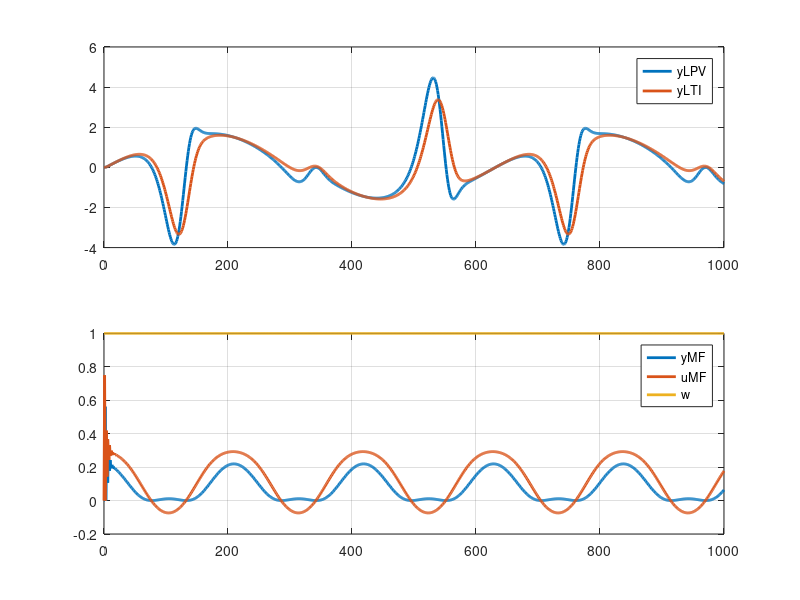

Recreate this plot in MATLAB.
clc, clear all, close all

N = 1001;

wo = 0.01;

x1   = 0;
x2   = 0;
yLTI1= 0;
yLPV1= 0;
u1   = 0;
u2   = 0;
uMF1 = 0;
yMF1 = 0;

x     = zeros(N, 1);
yLPV  = zeros(N, 1);
yLTI  = zeros(N, 1);
y2LPV = zeros(N, 1);
yMF   = zeros(N, 1);
uMF   = zeros(N, 1);
u     = zeros(N, 1);
w     = ones(N, 1);
w1    = 0;
theta = zeros(N, 1);
t     = linspace(0, 1000, N);

for k=1:N
    theta(k) =  0.5 * cos(3*wo*t(k));
    u(k)     =  sin(wo*t(k));
    a0       = -0.78 + 0.44*theta(k);
    d0       =  0.30 + 0.90*theta(k);

    % LPV synthesis
    x(k)     = -a0*x1 + u1;
    yLPV(k)  =  d0*x1;

    % LTI synthesis
    yLTI(k) = -a0*yLTI1 + d0*u2;

    % LPV synthesis
    x(k)     = -a0*x1 + u1;
    yLPV(k)  =  d0*x1;
    y2LPV(k) =  d0/-a0*(x(k) - u1);
    
    A_  = [0  1];
    B_  = [d0 0];
%     Ak_ = [a0 1];
    Ak_ = [-1 1];
    Bk_ = [d0  0];
%     Bk_ = B_;
    
    w_ = [w1
          w(k)];
    
%     R = [A_ -B_
%          Bk_ Ak_];
%     H = [zeros(size(A_, 1),size(Bk_, 2))
%          Bk_];
    
    R_l = [ A_(end) -B_(end)
           Bk_(end) Ak_(end)];
    H_l = [-A_(1:end-1)  B_(1:end-1) zeros(size(Bk_))
          -Bk_(1:end-1) Ak_(1:end-1) Bk_];
    eta_l = [yMF1
             uMF1
             w_];
    eta = R_l\H_l*eta_l;
    
    yMF(k) = eta(1);
    uMF(k) = eta(2);
    
    x2 = x1;
    x1 = x(k);
    yLPV1 = yLPV(k);
    yLTI1 = yLTI(k);

    u2 = u1;
    u1 = u(k);
    
    uMF1 = uMF(k);
    yMF1 = yMF(k);
    
    w1 = w(k);
end

subplot(2,1,1), plot(t, yLPV, 'LineWidth', 2)
hold on
plot(t, yLTI, 'LineWidth', 2)
hold off
grid on
legend('yLPV','yLTI')

subplot(2,1,2), plot(t, yMF, 'LineWidth', 2)
hold on
plot(t, uMF, 'LineWidth', 2)
plot(t, w, 'LineWidth', 2)
hold off
grid on
legend('yMF','uMF','w')